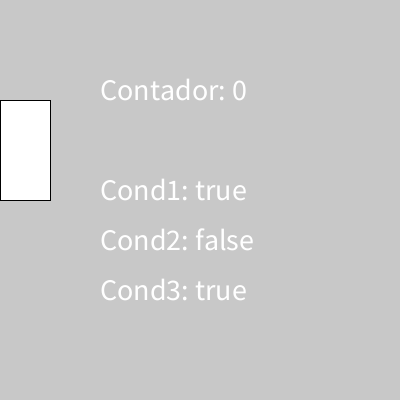
Frame 1 (no input)
Frame 60 (the mouse pressed at the canvas centre just before this capture): identical to frame 1, image omitted
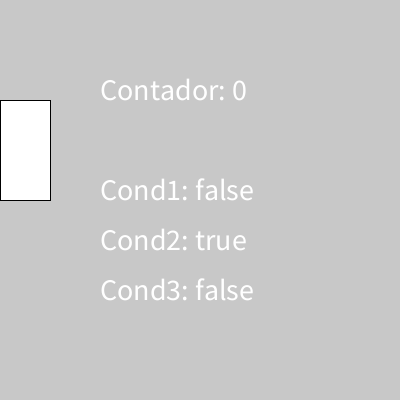
Frame 120 (the mouse held since frame 60 and released just before this capture)

The Processing sketch that drew these frames (run headless with seeded random() and noise(); from frame 60 on, the mouse is pressed at the canvas centre):

// Processing sketch: if_and
// ── if_and.pde
int contador;
boolean cond1;
boolean cond2;
boolean cond3;
  
void setup() {
  size(400, 400);
  textSize(30);
}

void draw() {
  background(200);
  
  cond1 = mouseX < 50;
  cond2 = mouseY > 100;
  cond3 = mouseY < 200;
  
  //line(width/3,0,width/3,height);
  //line((width/3) * 2,0,(width/3) * 2,height);

  rect(0, 100, 50, 100);

  text("Contador: " + contador, 100, 100);
  text("Cond1: " + cond1, 100, 200);
  text("Cond2: " + cond2, 100, 250);
  text("Cond3: " + cond3, 100, 300);
}

void mouseClicked() {
  
  
  if (cond1 && cond2 && cond3) {
    contador++;
  }

}
